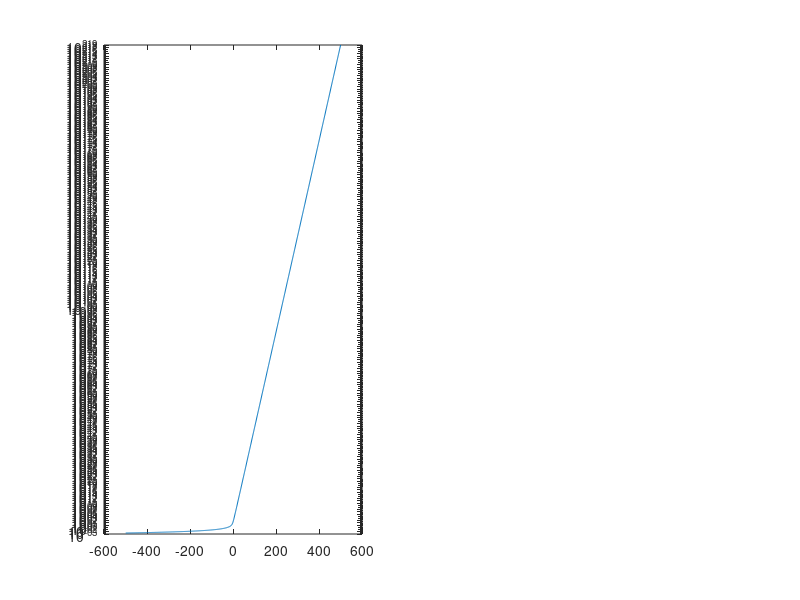

Recreate this plot in MATLAB.
C = randn(10);
C = C + C';
lambda = randn(10,1);
res = zeros(1000,1);
for i=1:1000
    lambda(1) = i-500;
    A = diag(lambda) - C;
    B = diag(expm(A));
    res(i) = B(1,1);
end
subplot(1,2,1)
lambdas = (1:1000)-500; 
semilogy(lambdas, res);

subplot(1,2,2)
plot(lambdas, res);
